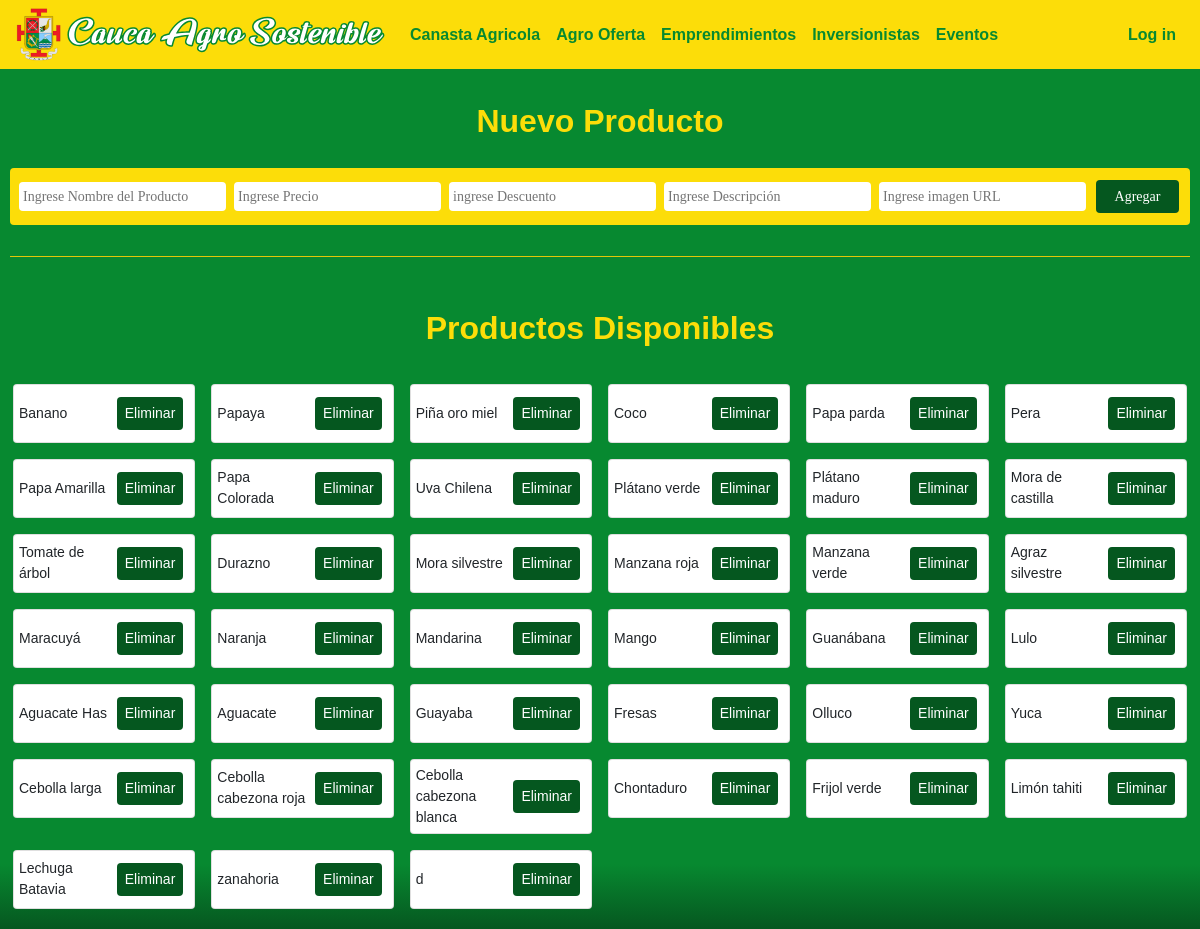
Page /productos-crud on the earlier database version.
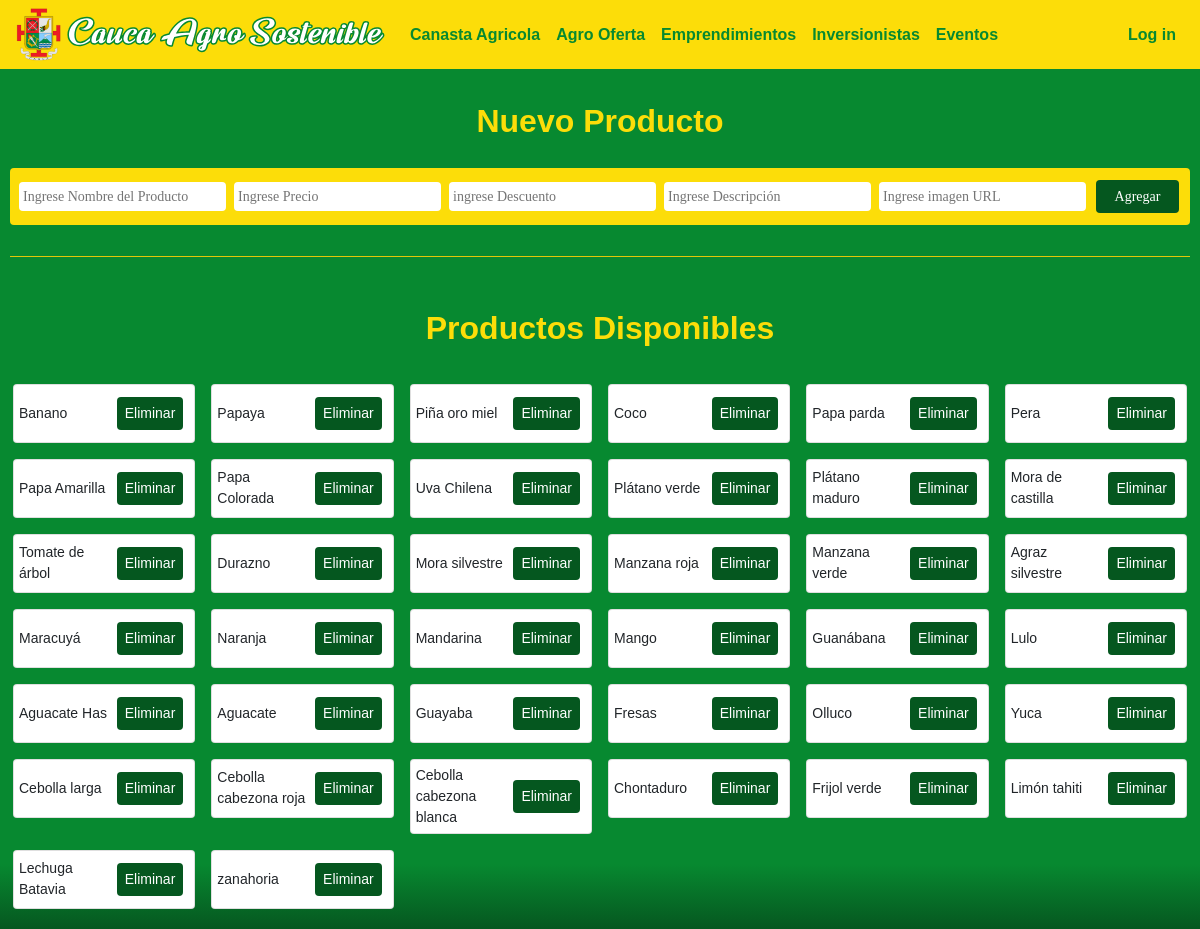
Same page on the later database version.
### caucaSostenible/models.py (models this page shows)
class Product(models.Model):
   name = models.CharField(max_length=60)
   price = models.FloatField()
   discount = models.FloatField()
   description = models.CharField(max_length=300)
   imgURL = models.CharField(max_length=300)

### caucaSostenible/views.py (the view)
# urls.py: path("productos-crud", views.products_crud_view, name="productsCrud"),
def products_crud_view(request):
    products = Product.objects.all()
    return render(request, "general/productos_crud.html", {"products": products})

### caucaSostenible/templates/general/productos_crud.html (shortened to what this page needs)
{% extends "general/layout.html" %}
{% load static %}
{% block body %}
<div id="main-container">
    <center><h2>Nuevo Producto</h2></center>
    <br>
    <div class="form-group2">
        <form action="productos/0" method="POST">
            <div style="display: flex; align-items: center">
                <input class="form-input" type="text" name="Nombre" id="nombre" placeholder="Ingrese Nombre del Producto">
                <input class="form-input" type="text" name="Precio" id="precio" placeholder="Ingrese Precio">
                <input class="form-input" type="text" name="Descuento" id="descuento" placeholder="ingrese Descuento">
                <input class="form-input" type="text" name="Descripcion" id="descripcion" placeholder="Ingrese Descripción">
                <input class="form-input" type="text" name="ImagenURL" id="imagen" placeholder="Ingrese imagen URL">
                <input class="common-button" type="submit" value="Agregar">
            </div>
        </form>
    </div>
    <br>
    <hr>
    <br>
    <br>
    <center><h2>Productos Disponibles</h2></center>
    <br>
    <div class="form-row">
        {% for product in products %}
            <div class="col-12 col-sm-4 col-lg-2 p-2">
                <article class="card h-80 bg-sucess">
                    <div style="display: flex; align-items: center; justify-content: space-between; padding: 5px 5px;">
                        <p>{{product.name}}</p>
                        <button class="common-button" onclick="removeProduct('{{product.id}}')">Eliminar</button>
                    </div>
                </article>
            </div>
        {% endfor %}
    </div>
</div>
{% endblock %}

Differences in the rows shown:
removed Product: name "d"
